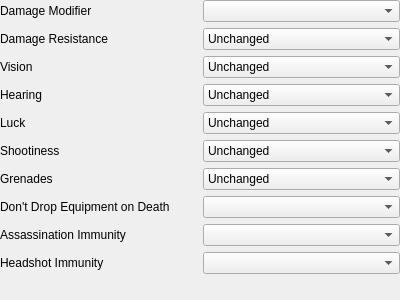
<?xml version="1.0" encoding="UTF-8"?>
<ui version="4.0">
 <class>PageFFWaveTraits</class>
 <widget class="QWidget" name="PageFFWaveTraits">
  <property name="geometry">
   <rect>
    <x>0</x>
    <y>0</y>
    <width>400</width>
    <height>300</height>
   </rect>
  </property>
  <property name="windowTitle">
   <string>Form</string>
  </property>
  <layout class="QGridLayout" name="gridLayout">
   <property name="leftMargin">
    <number>0</number>
   </property>
   <property name="topMargin">
    <number>0</number>
   </property>
   <property name="rightMargin">
    <number>0</number>
   </property>
   <property name="bottomMargin">
    <number>0</number>
   </property>
   <item row="6" column="0">
    <widget class="QLabel" name="label_5">
     <property name="text">
      <string>Grenades</string>
     </property>
    </widget>
   </item>
   <item row="1" column="0">
    <widget class="QLabel" name="label_10">
     <property name="text">
      <string>Damage Resistance</string>
     </property>
    </widget>
   </item>
   <item row="6" column="1">
    <widget class="QComboBox" name="grenades">
     <item>
      <property name="text">
       <string>Unchanged</string>
      </property>
     </item>
     <item>
      <property name="text">
       <string>Normal</string>
      </property>
     </item>
     <item>
      <property name="text">
       <string>None</string>
      </property>
     </item>
     <item>
      <property name="text">
       <string>Catch</string>
      </property>
     </item>
    </widget>
   </item>
   <item row="7" column="1">
    <widget class="PlayerTraitBooleanCombobox" name="dontDropEquipment"/>
   </item>
   <item row="7" column="0">
    <widget class="QLabel" name="label_6">
     <property name="text">
      <string>Don't Drop Equipment on Death</string>
     </property>
    </widget>
   </item>
   <item row="3" column="0">
    <widget class="QLabel" name="label_2">
     <property name="text">
      <string>Hearing</string>
     </property>
    </widget>
   </item>
   <item row="1" column="1">
    <widget class="QComboBox" name="damageResist">
     <item>
      <property name="text">
       <string>Unchanged</string>
      </property>
     </item>
     <item>
      <property name="text">
       <string>10%</string>
      </property>
     </item>
     <item>
      <property name="text">
       <string>50%</string>
      </property>
     </item>
     <item>
      <property name="text">
       <string>90%</string>
      </property>
     </item>
     <item>
      <property name="text">
       <string>100%</string>
      </property>
     </item>
     <item>
      <property name="text">
       <string>110%</string>
      </property>
     </item>
     <item>
      <property name="text">
       <string>150%</string>
      </property>
     </item>
     <item>
      <property name="text">
       <string>200%</string>
      </property>
     </item>
     <item>
      <property name="text">
       <string>300%</string>
      </property>
     </item>
     <item>
      <property name="text">
       <string>500%</string>
      </property>
     </item>
     <item>
      <property name="text">
       <string>1000%</string>
      </property>
     </item>
     <item>
      <property name="text">
       <string>2000%</string>
      </property>
     </item>
     <item>
      <property name="text">
       <string>Invulnerable</string>
      </property>
     </item>
    </widget>
   </item>
   <item row="3" column="1">
    <widget class="QComboBox" name="hearing">
     <item>
      <property name="text">
       <string>Unchanged</string>
      </property>
     </item>
     <item>
      <property name="text">
       <string>Normal</string>
      </property>
     </item>
     <item>
      <property name="text">
       <string>Deaf</string>
      </property>
     </item>
     <item>
      <property name="text">
       <string>Sharp</string>
      </property>
     </item>
    </widget>
   </item>
   <item row="2" column="0">
    <widget class="QLabel" name="label">
     <property name="text">
      <string>Vision</string>
     </property>
    </widget>
   </item>
   <item row="9" column="0">
    <widget class="QLabel" name="label_8">
     <property name="text">
      <string>Headshot Immunity</string>
     </property>
    </widget>
   </item>
   <item row="8" column="1">
    <widget class="PlayerTraitBooleanCombobox" name="assassinImmunity"/>
   </item>
   <item row="4" column="0">
    <widget class="QLabel" name="label_3">
     <property name="text">
      <string>Luck</string>
     </property>
    </widget>
   </item>
   <item row="0" column="1">
    <widget class="PlayerTraitDamageMultCombobox" name="damageMult"/>
   </item>
   <item row="5" column="1">
    <widget class="QComboBox" name="shootiness">
     <item>
      <property name="text">
       <string>Unchanged</string>
      </property>
     </item>
     <item>
      <property name="text">
       <string>Normal</string>
      </property>
     </item>
     <item>
      <property name="text">
       <string>Marksman</string>
      </property>
     </item>
     <item>
      <property name="text">
       <string>Trigger Happy</string>
      </property>
     </item>
    </widget>
   </item>
   <item row="5" column="0">
    <widget class="QLabel" name="label_4">
     <property name="text">
      <string>Shootiness</string>
     </property>
    </widget>
   </item>
   <item row="2" column="1">
    <widget class="QComboBox" name="vision">
     <item>
      <property name="text">
       <string>Unchanged</string>
      </property>
     </item>
     <item>
      <property name="text">
       <string>Normal</string>
      </property>
     </item>
     <item>
      <property name="text">
       <string>Blind</string>
      </property>
     </item>
     <item>
      <property name="text">
       <string>Nearsighted</string>
      </property>
     </item>
     <item>
      <property name="text">
       <string>Eagle Eye</string>
      </property>
     </item>
    </widget>
   </item>
   <item row="8" column="0">
    <widget class="QLabel" name="label_7">
     <property name="text">
      <string>Assassination Immunity</string>
     </property>
    </widget>
   </item>
   <item row="0" column="0">
    <widget class="QLabel" name="label_9">
     <property name="text">
      <string>Damage Modifier</string>
     </property>
    </widget>
   </item>
   <item row="9" column="1">
    <widget class="PlayerTraitBooleanCombobox" name="headshotImmunity"/>
   </item>
   <item row="4" column="1">
    <widget class="QComboBox" name="luck">
     <item>
      <property name="text">
       <string>Unchanged</string>
      </property>
     </item>
     <item>
      <property name="text">
       <string>Normal</string>
      </property>
     </item>
     <item>
      <property name="text">
       <string>Unlucky</string>
      </property>
     </item>
     <item>
      <property name="text">
       <string>Lucky</string>
      </property>
     </item>
     <item>
      <property name="text">
       <string>Leprechaun</string>
      </property>
     </item>
    </widget>
   </item>
   <item row="10" column="0" colspan="2">
    <spacer name="verticalSpacer">
     <property name="orientation">
      <enum>Qt::Vertical</enum>
     </property>
     <property name="sizeHint" stdset="0">
      <size>
       <width>0</width>
       <height>0</height>
      </size>
     </property>
    </spacer>
   </item>
  </layout>
 </widget>
 <customwidgets>
  <customwidget>
   <class>PlayerTraitBooleanCombobox</class>
   <extends>QComboBox</extends>
   <header>../generic/PlayerTraitWidgets.h</header>
  </customwidget>
  <customwidget>
   <class>PlayerTraitDamageMultCombobox</class>
   <extends>QComboBox</extends>
   <header>../generic/PlayerTraitWidgets.h</header>
  </customwidget>
 </customwidgets>
 <resources/>
 <connections/>
</ui>
